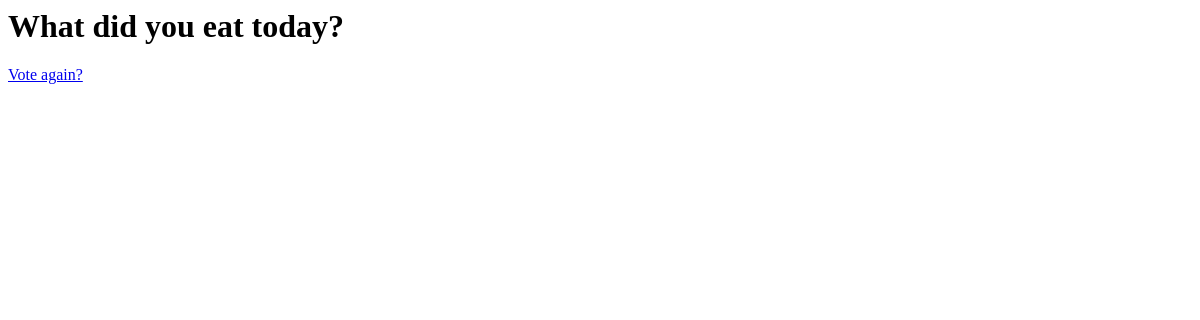
The page /polls/2/results/ on the database as committed earlier.
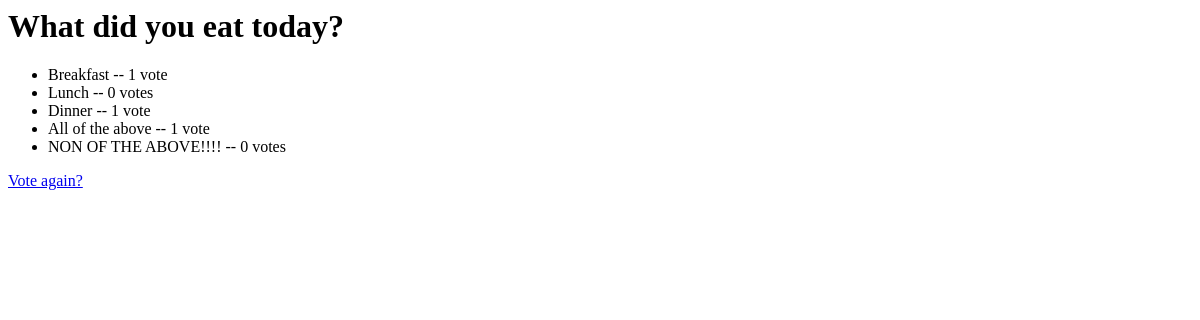
The same page on the database as committed later.
### polls/models.py (models this page shows, shortened)
class Question(models.Model):
    question_text = models.CharField(max_length=200)
    pub_date = models.DateTimeField("date published")

class Choice(models.Model):
    question = models.ForeignKey(Question, on_delete=models.CASCADE)
    choice_text = models.CharField(max_length=200)
    votes = models.IntegerField(default=0)

### polls/views.py (the view)
# urls.py: path("<int:pk>/results/", views.ResultsView.as_view(), name="results"),
class ResultsView(generic.DetailView):
    model = Question
    template_name = "polls/results.html"
    def get_queryset(self):
        return Question.objects.filter(pub_date__lte=timezone.now())

### polls/templates/polls/results.html
<h1>{{ question.question_text }}</h1>
<ul>
{% for choice in question.choice_set.all %}
    <li>{{ choice.choice_text }} -- {{ choice.votes }} vote{{ choice.votes|pluralize }}</li>
{% endfor %}
</ul>
<a href="{% url 'polls:detail' question.id %}">Vote again?</a>

Rows that differ between the two databases and show on the page:
added Choice: choice_text "Breakfast", votes "1"
added Choice: choice_text "Lunch", votes "0"
added Choice: choice_text "Dinner", votes "1"
added Choice: choice_text "All of the above", votes "1"
added Choice: choice_text "NON OF THE ABOVE!!!!", votes "0"
